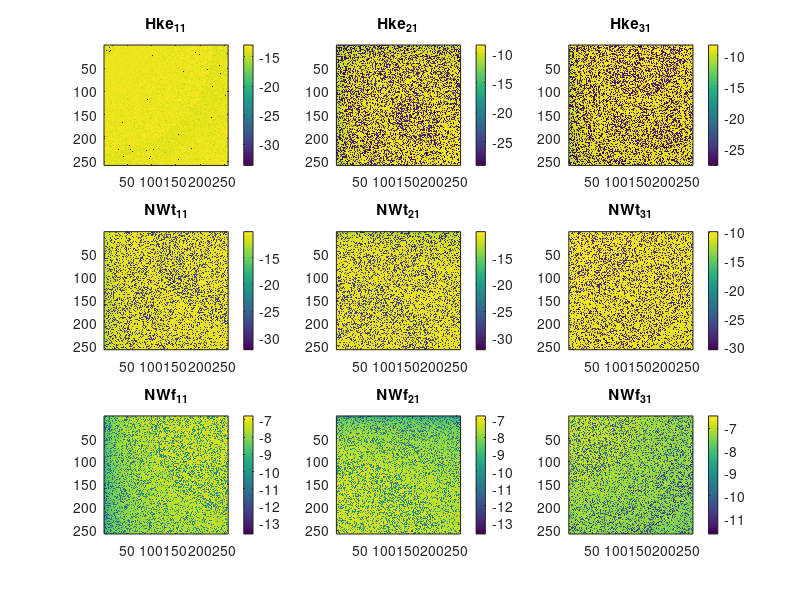
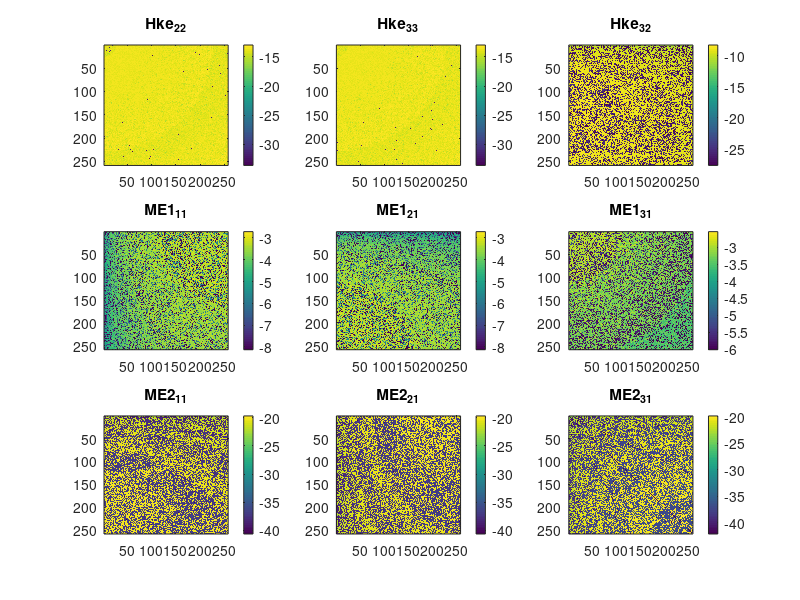

MATLAB code for these plots, in order:
% SPDX-License-Identifier: CC0-1.0

% defining all the variables
clear all;
clc;
close all;
% Define the center frequency of the source waveform
fc              =   40;
% for this test of the Green's fucntions we use the basic equations and a
% single frrequency value
s               =   2i*pi*fc;

% Define Medium Parameters (frequency-independent)
rhof            =   1.0e3; % fluid density
rho             =   2.7e3;
Gfr             =   9.0e9; % shear modulus of the framework of grains
eta             =   1.0e-3; % fluid viscosity
k0              =   1.3e-12; % medium permeability (static)
Kfr             =   4.0e9;
Ks              =   4.0e10;
Kf              =   2.2e9;
Concentr        =   1.0e-4;
bplus           =   3.0e11;
bmin            =   3.0e11;
porosity        =   0.3;
epsilonRF       =   80.0;
epsilonRS       =   4.0;
alpha_inf       =   3.0;
pH              =   7.0;
similaritypar   =   8;

c0              =   299792458; %// velocity of light in free-space
mu0             =   4.0e-7*pi; %// free-space magnetic permeability
epsilon0        =   1.0/(mu0*c0*c0); %// free-space electric permittivity
e               =   1.602e-19; %// elementary charge
z_1             =   1; %// ion valences
z_1c            =   -1; %// valency of the conjugate ion
NA              =   6.022e23; %// Avogadro's constant [mol^{-1}]
kb              =   1.381e-23;  %// Boltzmann constant
T               =   295.0; %// Temperature in Kelvin

epsilonR        =   (porosity/alpha_inf)*(epsilonRF-epsilonRS)+epsilonRS ;
omegac          =   (porosity*eta)/(alpha_inf*k0*rhof);% critical frequency
zetap           =   8e-3+26e-3*log10(Concentr);% zeta potential, empirical relation (experimental studies, Pride&Morgan 1991)
L0              =   -(porosity*epsilon0*epsilonRF*zetap)/(alpha_inf*eta); % static coupling coefficient
L               =   10000; %because omega << omega_c (critical frequency)
N               =   10e3*Concentr*NA*abs(z_1c); % bulk-ionic concentration (of species i, in this case only 2 species; binary symmetric electrolyte)
sigmaF          =   ((e*z_1)^2)*N*(bplus+bmin); %! conductivity of the pore-fluid phase (simplified cond. pure electrolyte)
sigmaE          =   (porosity*sigmaF)/(alpha_inf); %! bulk electric conductivity (freq-(in)dependent)
% %!sigma_E = (poros*sigmaF)/(alpha_inf)*(1+(2*(sigma_em+sigma_os))/(sigmaF*Lambda)); ! = complete version: bulk electric conductivity (freq-dependent */
rhoB            =   (1.0-porosity)*rho+porosity*rhof; % effective density of the fluid (in relative motion)
epsilon         =   epsilon0*epsilonR;
Delta           =   Kf*((1-porosity)*Ks-Kfr)/(porosity*(Ks)^2); %! combination of the frequency-independent compression moduli
Kg              =   (Kfr+porosity*Kf+(1+porosity)*Ks*Delta)/(1+Delta); %! Gassmann's bulk modulus
C               =   (Kf+Ks*Delta)/(1+Delta);
M               =    Kf/(porosity*(1+Delta)); %! the elastic media parameter S is defined as Kg-2/3Gfr-C**2/ M
H               =   Kg + 4.0*Gfr/3.0;
S               =   Kg-((2.0/3.0)*Gfr)-((C*C)/M);
sigmaM          =   0.0; % magnetic conductivity
Kc              =   (S+2.*Gfr);
k               =   k0./(sqrt(1+4.*s./(similaritypar.*omegac))+s./omegac);% frequency-dependent dynamic permeability
rhoE            =   eta./(s.*k); % effective density
rhoc            =   rhoB-((rhof.*rhof)./rhoE); % Complex Density rhoC
zeta            =   sigmaM+s.*mu0; 
etae            =   sigmaE+s.*epsilon;
varsigma        =   etae - s.*rhoE.*L.^2;
chi             =   s.*rhof*L;

% define the spherical wavenumebrs of eqs B-9, B-10, B-12, and B-13.
ypf     =   s./sqrt(2).*sqrt((rhoB.*M-2.*rhof.*C+rhoE.*H.*etae./varsigma)./(H.*M-C.^2) - sqrt(((rhoB.*M-2.*rhof.*C+rhoE.*H.*etae./varsigma)./(H.*M-C.^2)).^2 + 4.*(rhof.^2-rhoB.*rhoE.*etae./varsigma)./(H.*M-C.^2)));
yps     =   s./sqrt(2).*sqrt((rhoB.*M-2.*rhof.*C+rhoE.*H.*etae./varsigma)./(H.*M-C.^2) + sqrt(((rhoB.*M-2.*rhof.*C+rhoE.*H.*etae./varsigma)./(H.*M-C.^2)).^2 + 4.*(rhof.^2-rhoB.*rhoE.*etae./varsigma)./(H.*M-C.^2)));
ys      =   1/sqrt(2).*sqrt(s.^2.*rhoc./Gfr+zeta.*etae - sqrt((s.^2.*rhoc./Gfr-zeta.*etae).^2-4.*s.^3.*zeta.*(rhof.*L).^2./Gfr));
yem     =   1/sqrt(2).*sqrt(s.^2.*rhoc./Gfr+zeta.*etae + sqrt((s.^2.*rhoc./Gfr-zeta.*etae).^2-4.*s.^3.*zeta.*(rhof.*L).^2./Gfr));
% define the transversal and longitudinal factors that occur in all
% coefficients
dems    =   1./(yem.^2-ys.^2);            
dpspf   =   1./(yps.^2-ypf.^2);     

% define the grid in k-space, we make a square grid in (kx,ky)-plane and a 
% small number of vertical wavenumber values to test the accuracy of
% Green's functions for different values of kz
nx=512;
x1=linspace(0,500,nx/2+1);
dx=x1(2);
dk=2*pi/(dx*nx);
kk=(0:nx/2+1)*dk;
[k1,k2]=meshgrid(kk,kk);
nn=64;
for ik = 1:nx/nn
% compute the vertical wavenumber
    k3 = (ik-1)*dk*nn/2 +1e-3;
% compute the spherical wavenumber
    kap = sqrt(k1.^2 + k2.^2 + k3.^2);
% compute the vector components that occur in eqs 13-22
    kmat11 = (k1./kap).^2;
    kmat12 = k1.*k2./kap.^2;
    kmat13 = k1.*k3./kap.^2;
    kmat21 = k2.*k1./kap.^2;
    kmat22 = (k2./kap).^2;
    kmat23 = k2.*k3./kap.^2;
    kmat31 = k3.*k1./kap.^2;
    kmat32 = k3.*k2./kap.^2;
    kmat33 = (k3./kap).^2;
% compute the scalar transversal and longitudinal Green's functions
    GSS = 1./(kap.^2+ys.^2) - 1./(kap.^2+yem.^2);
    GPP = 1./(kap.^2+ypf.^2) - 1./(kap.^2+yps.^2);
% force acting on the bulk eq 38 and reciprocity
    KPPpf = -s.^2.*(rhoE.*etae*C./varsigma-rhof*M).*dpspf/(H*M-C^2);
    KPPvq = KPPpf;
% electric current source eq 47 and reciprocity
    KPPpe = s.*rhoE.*L.*(s.^2.*(rhoB*M-rhof*C)/(H*M-C^2)+kap.^2).*dpspf./varsigma;
    KPPeq = KPPpe;
% force acting on the fluid eq 54 and reciprocity
    KPPpff = -(s.^2*(rhoB.*M-rhof*C)./(H*M-C^2)+kap.^2).*dpspf;
    KPPwq = KPPpff;
% volume injection rate source eqs 59-61
    KPPmq = 0;
    KPPpq = s.*rhoE*etae.*(s.^2.*M*(rhoB-rhof^2.*varsigma/(rhoE*etae))/(H*M-C^2)+...
        kap.^2).*dpspf./varsigma;
    KPPtq = 2*Gfr*s.*(rhoE.*etae*C./varsigma-rhof*M).*kap.^2.*dpspf/(H*M-C^2);
    NPPtq = -s.*(s.^2*C.*(rhoB*rhoE*etae./varsigma-rhof^2)...
        ./(H*M-C^2)+rhof.*kap.^2).*dpspf;
% particle velocity as given in reciprocal form in eq 14
    v11 = -1i*k1.*KPPvq.*GPP;
    v21 = -1i*k2.*KPPvq.*GPP;
    v31 = -1i*k3.*KPPvq.*GPP;
% electric field as given in reciprocal form in eq 14
    E11 = -1i*k1.*KPPeq.*GPP;
    E21 = -1i*k2.*KPPeq.*GPP;
    E31 = -1i*k3.*KPPeq.*GPP;
% filtration velocity as given in reciprocal form in eq 14
    w11 = -1i*k1.*KPPwq.*GPP;
    w21 = -1i*k2.*KPPwq.*GPP;
    w31 = -1i*k3.*KPPwq.*GPP;
% acoustic pressure as given in eq 17
    p1 = KPPpq.*GPP;
% magnetic field in eq 18
    H11 = 0;
    H21 = 0;
    H31 = 0;
% buk stress as given in eq 19
    tau11 = KPPtq.*GPP.*(kmat11-1)+NPPtq.*GPP;
    tau21 = KPPtq.*GPP.*kmat12;
    tau22 = KPPtq.*GPP.*(kmat22-1)+NPPtq.*GPP;
    tau31 = KPPtq.*GPP.*kmat13;
    tau32 = KPPtq.*GPP.*kmat23;
    tau33 = KPPtq.*GPP.*(kmat33-1)+NPPtq.*GPP;
% test eq 3
    Maxw111 = 1i*(k2.*H31-k3.*H21)+varsigma.*E11+s.*rhoE.*L.*w11;
    Maxw121 = 1i*(k3.*H11-k1.*H31)+varsigma.*E21+s.*rhoE.*L.*w21;
    Maxw131 = 1i*(k1.*H21-k2.*H11)+varsigma.*E31+s.*rhoE.*L.*w31;
% test eq 4
    Maxw211 = -1i*(k2.*E31-k3.*E21)+zeta.*H11;
    Maxw221 = -1i*(k3.*E11-k1.*E31)+zeta.*H21;
    Maxw231 = -1i*(k1.*E21-k2.*E11)+zeta.*H31;
% test eq 7
    Newt1=s.*(rhoB.*v11+rhof.*w11)+1i.*(k1.*tau11+k2.*tau21+k3.*tau31);
    Newt2=s.*(rhoB.*v21+rhof.*w21)+1i.*(k1.*tau21+k2.*tau22+k3.*tau32);
    Newt3=s.*(rhoB.*v31+rhof.*w31)+1i.*(k1.*tau31+k2.*tau32+k3.*tau33);
% test eq 8
    Newf1=s.*(rhof.*v11+rhoE.*(w11-L*E11))-1i.*k1.*p1;
    Newf2=s.*(rhof.*v21+rhoE.*(w21-L*E21))-1i.*k2.*p1;
    Newf3=s.*(rhof.*v31+rhoE.*(w31-L*E31))-1i.*k3.*p1;
% test eq 9
    Hke11=(s*tau11+(H-2*Gfr)*1i*(k1.*v11+k2.*v21+k3.*v31)+Gfr*2i*(k1.*v11) ...
        + C*1i*(k1.*w11+k2.*w21+k3.*w31)+C)/C;
    Hke21=s*tau21+Gfr*1i*(k1.*v21+k2.*v11);
    Hke22=(s*tau22+(H-2*Gfr)*1i*(k1.*v11+k2.*v21+k3.*v31)+Gfr*2i*(k2.*v21) ...
        + C*1i*(k1.*w11+k2.*w21+k3.*w31)+C)/C;
    Hke31=s*tau31+Gfr*1i*(k1.*v31+k3.*v11);
    Hke32=s*tau32+Gfr*1i*(k2.*v31+k3.*v21);
    Hke33=(s*tau33+(H-2*Gfr)*1i*(k1.*v11+k2.*v21+k3.*v31)+Gfr*2i*(k3.*v31) ...
        + C*1i*(k1.*w11+k2.*w21+k3.*w31)+C)/C;
% test eq 10
    Hkf11=s.*p1-1i*(k1.*v11+k2.*v21+k3.*v31)*C-M*1i*(k1.*w11+k2.*w21+k3.*w31)-M;
% plot test results
    if ik > 1
        close(1)
        close(2)
    end
    figure(1)
    subplot(3,3,1);imagesc(log10(abs(Hke11)));colorbar;title('Hke_{11}');
    subplot(3,3,2);imagesc(log10(abs(Hke21)));colorbar;title('Hke_{21}');
    subplot(3,3,3);imagesc(log10(abs(Hke31)));colorbar;title('Hke_{31}');
    subplot(3,3,4);imagesc(log10(abs(Newt1)));colorbar;title('NWt_{11}');
    subplot(3,3,5);imagesc(log10(abs(Newt2)));colorbar;title('NWt_{21}');
    subplot(3,3,6);imagesc(log10(abs(Newt3)));colorbar;title('NWt_{31}');
    subplot(3,3,7);imagesc(log10(abs(Newf1)));colorbar;title('NWf_{11}');
    subplot(3,3,8);imagesc(log10(abs(Newf2)));colorbar;title('NWf_{21}');
    subplot(3,3,9);imagesc(log10(abs(Newf3)));colorbar;title('NWf_{31}');
    pause(0.1)
    figure(2)
    subplot(3,3,1);imagesc(log10(abs(Hke22)));colorbar;title('Hke_{22}');
    subplot(3,3,2);imagesc(log10(abs(Hke33)));colorbar;title('Hke_{33}');
    subplot(3,3,3);imagesc(log10(abs(Hke32)));colorbar;title('Hke_{32}');
    subplot(3,3,4);imagesc(log10(abs(Maxw111)));colorbar;title('ME1_{11}');
    subplot(3,3,5);imagesc(log10(abs(Maxw121)));colorbar;title('ME1_{21}');
    subplot(3,3,6);imagesc(log10(abs(Maxw131)));colorbar;title('ME1_{31}');
    subplot(3,3,7);imagesc(log10(abs(Maxw211)));colorbar;title('ME2_{11}');
    subplot(3,3,8);imagesc(log10(abs(Maxw221)));colorbar;title('ME2_{21}');
    subplot(3,3,9);imagesc(log10(abs(Maxw231)));colorbar;title('ME2_{31}');
    pause(0.1)
end
